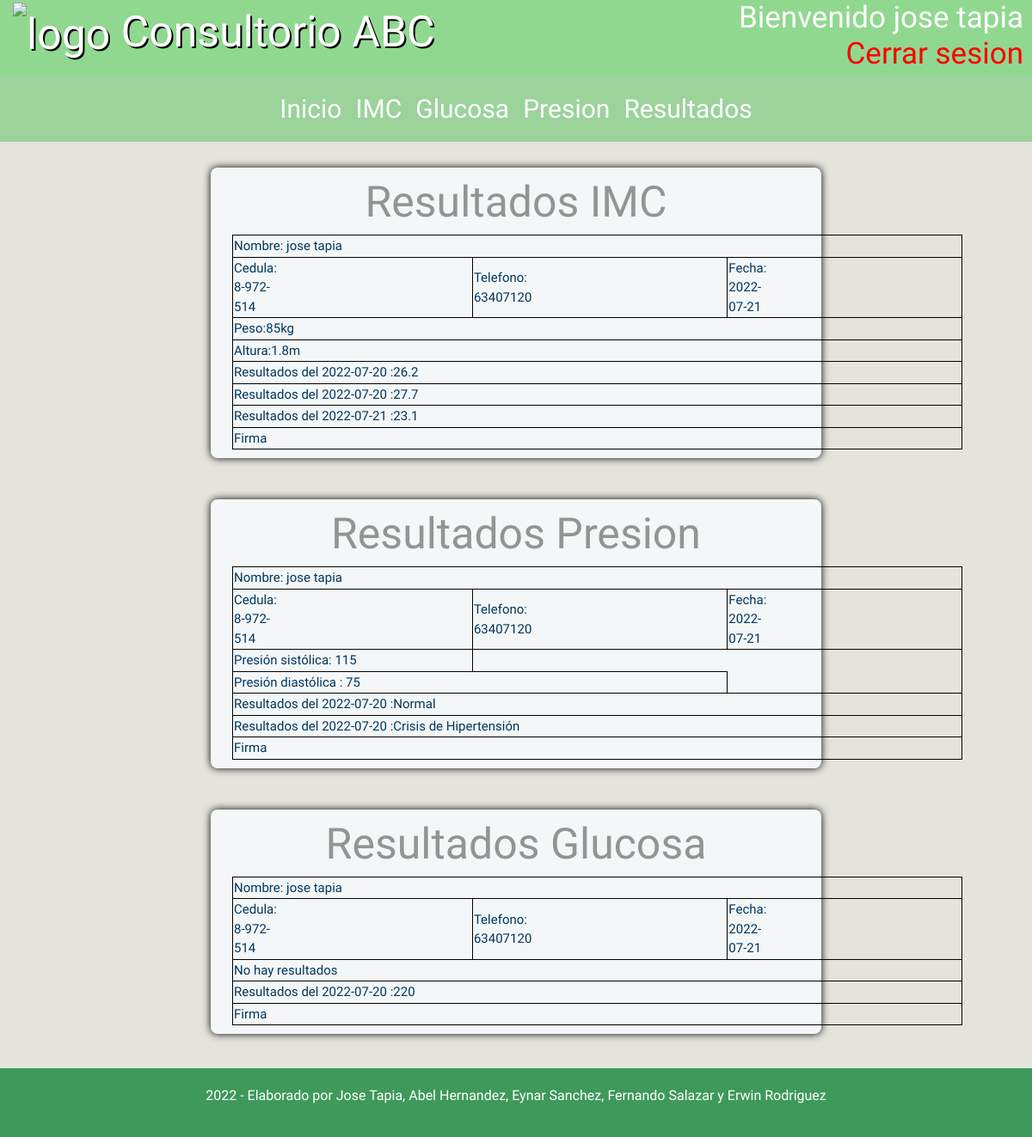
The app's page /resultados_semanal.php (signed in) with its own data.
### tables this page shows
CREATE TABLE `user` (
  `nombre` varchar(20) NOT NULL,
  `apellido` varchar(20) NOT NULL,
  `telefono` int(10) NOT NULL,
  `password` varchar(30) NOT NULL,
  `cedula` varchar(20) NOT NULL
);

CREATE TABLE `imc` (
  `peso` float NOT NULL,
  `altura` float NOT NULL,
  `cedula` varchar(20) NOT NULL,
  `imc` float NOT NULL,
  `fecha` date NOT NULL DEFAULT current_timestamp()
);

CREATE TABLE `presion` (
  `sistolica` int(5) NOT NULL,
  `diastolica` int(5) NOT NULL,
  `cedula` varchar(20) NOT NULL,
  `presion` varchar(30) NOT NULL,
  `fecha` date NOT NULL DEFAULT current_timestamp()
);

CREATE TABLE `glucosa` (
  `glucosa` float NOT NULL,
  `ayuna` varchar(15) NOT NULL,
  `cedula` varchar(20) NOT NULL,
  `fecha` date NOT NULL DEFAULT current_timestamp()
);

### plantilla/encabezado.php (the view, shortened to what this page needs)
<?php
function encabezado()
{  ?>
    <!DOCTYPE html>
    <html lang="en">
    <head>
        <link rel="stylesheet" href="https://cdn.jsdelivr.net/npm/bootstrap@4.4.1/dist/css/bootstrap.min.css">
        <link rel="stylesheet" href="css/style.css">
    </head>
    <body>
        <header class="header">
            <div class="maincontainer ">
                <div class="logotitle">
                    <div class="col-md-12 logotitle">
                        <img src="img/logo.png" alt="logo" class="logo">
                        <h1 class="title">Consultorio ABC</h1>
                        <?php
                        if (!empty($_SESSION['usuario'])) {
                            echo '<h2 class="user">Bienvenido ' . $_SESSION['usuario'] .  ' ' . $_SESSION['apellido'] . '</br><a href="logout.php">Cerrar sesion</a></h2>';
                        }
                        ?>
                    </div>
                </div>
                <nav class="navbar navcontent navbar-expand-lg ">
                    <div class="collapse justify-content-center  navbar-collapse" id="navbarNav">
                        <ul class="navbar-nav ">
                            <li class="nav-item active">
                                <a class="nav-link" href="index.php">Inicio <span class="sr-only">(current)</span></a>
                            </li>
                            <li class="nav-item">
                                <a class="nav-link" href="imc.php">IMC</a>
                            </li>
                            <li class="nav-item">
                                <a class="nav-link" href="glucosa.php">Glucosa</a>
                            </li>
                            <li class="nav-item">
                                <a class="nav-link" href="presion.php">Presion</a>
                            </li>
                            <li class="nav-item">
                                <a class="nav-link" href="resultados.php">Resultados</a>
                            </li>
                        </ul>
                </nav>
        </header>
    <?php } ?>
<?php function resultados_semanal()
{ ?>
    <?php
    require('db.php');
    $cedula = $_SESSION['cedula'];
    $user_query = "SELECT * FROM `user` WHERE cedula='$cedula'";
    $result = mysqli_query($con, $user_query) or die(mysqli_error($con));
    $row = mysqli_fetch_array($result);
    $nombre = $row['nombre'];
    $apellido = $row['apellido'];
    $telefono = $row['telefono'];
    $cedula = $row['cedula'];
    $imc_query = "SELECT * FROM `imc` WHERE cedula='$cedula'";
    $result_imc = mysqli_query($con, $imc_query) or die(mysqli_error($con));
    if ($row_imc = mysqli_fetch_array($result_imc)) {
        $peso = $row_imc['peso'];
        $altura = $row_imc['altura'];
    }
    $glucosa_query = "SELECT * FROM `glucosa` WHERE cedula='$cedula'";
    $result_glucosa = mysqli_query($con, $glucosa_query) or die(mysqli_error($con));
    if ($row_glucosa = mysqli_fetch_array($result_glucosa)) {
        $ayuno = $row_glucosa['ayuna'];
    }
    $presion_query = "SELECT * FROM `presion` WHERE cedula='$cedula'";
    $result_presion = mysqli_query($con, $presion_query) or die(mysqli_error($con));
    if ($row_presion = mysqli_fetch_array($result_presion)) {
        $sistolica = $row_presion['sistolica'];
        $diastolica = $row_presion['diastolica'];
    }
    ?>
    <div class="container form-style-4">
        <div class="row resultado">
            <div class="col-md-12 ">
                <h1 class="title">Resultados IMC</h1>
                <table>
                    <tr>
                        <td colspan="3">Nombre: <?php echo $nombre . " " . $apellido ?> </td>
                    </tr>
                    <tr>
                        <td class="info">Cedula: <br><?php echo $cedula ?></td>
                        <td class="info">Telefono: <?php echo $telefono ?> </td>
                        <td class="info">Fecha: <?php $date = date("Y-m-d");
                                                echo $date;
                                                ?>
                        </td>
                    </tr>
                    <?php
                    if ($row_imc = mysqli_fetch_array($result_imc)) {
                    ?>
                        <tr>
                            <td class="resul" colspan="3">Peso:<?php echo $peso ?>kg </td>
                        </tr>
                        <tr>
                            <td class="resul" colspan="3">Altura:<?php echo $altura ?>m </td>
                        </tr>
                    <?php } else { ?>
                        <tr>
                            <td class="resul" colspan="3">No hay resultados</td>
                        </tr>
                    <?php } ?>
                    <?php
                    $imc_query = "SELECT imc,fecha FROM `imc` WHERE cedula='$cedula' and DATE(fecha) >= CURDATE() - INTERVAL 7 DAY";
                    $result_imc = mysqli_query($con, $imc_query) or die(mysqli_error($con));
                    while ($fila = $result_imc->fetch_array(MYSQLI_ASSOC)) { ?>
                        <tr>
                            <td class="resul" colspan="3">Resultados del <?php echo $fila['fecha']  ?> :<?php echo $fila['imc'] ?> </td>
                        </tr>
                    <?php } ?>
                    <tr>
                        <td colspan="3">Firma</td>
                    </tr>
                </table>
            </div>
        </div>
        <br><br>
        <div class="row resultado">
            <div class="col-md-12 ">
                <h1 class="title">Resultados Presion</h1>
                <table>
                    <tr>
                        <td colspan="3">Nombre: <?php echo $nombre . " " . $apellido ?> </td>
                    </tr>
                    <tr>
                        <td class="info">Cedula: <?php echo $cedula ?></td>
                        <td class="info">Telefono: <?php echo $telefono ?> </td>
                        <td class="info">Fecha: <?php $date = date("Y-m-d");
                                                echo $date;
                                                ?>
                        </td>
                    </tr>
                    <?php
                    if ($row_imc = mysqli_fetch_array($result_presion)) {
                    ?>
                        <tr>
                            <td class="resul" colspan="1">Presión sistólica: <?php echo $sistolica ?> </td>
                        </tr>
                        <tr>
                            <td class="resul" colspan="2">Presión diastólica : <?php echo $diastolica ?> </td>
                        </tr>
                    <?php } else { ?>
                        <tr>
                            <td class="resul" colspan="3">No hay resultados</td>
                        </tr>
                    <?php } ?>
                    <?php
                    $presion_query = "SELECT presion,fecha FROM `presion` WHERE cedula='$cedula' and DATE(fecha) >= CURDATE() - INTERVAL 7 DAY";
                    $result_presion = mysqli_query($con, $presion_query) or die(mysqli_error($con));
                    while ($fila = $result_presion->fetch_array(MYSQLI_ASSOC)) { ?>
                        <tr>
                            <td class="resul" colspan="3">Resultados del <?php echo $fila['fecha']  ?> :<?php echo $fila['presion'] ?> </td>
                        </tr>
                    <?php } ?>
                    <tr>
                        <td colspan="3">Firma</td>
                    </tr>
                </table>
            </div>
        </div>
        <br><br>
        <div class="row resultado">
            <div class="col-md-12 ">
                <h1 class="title">Resultados Glucosa</h1>
                <table>
                    <tr>
                        <td colspan="3">Nombre: <?php echo $nombre . " " . $apellido ?> </td>
                    </tr>
                    <tr>
                        <td class="info">Cedula: <?php echo $cedula ?></td>
                        <td class="info">Telefono: <?php echo $telefono ?> </td>
                        <td class="info">Fecha: <?php $date = date("Y-m-d");
                                                echo $date;
                                                ?>
                        </td>
                    </tr>
                    <?php
                    if ($row_imc = mysqli_fetch_array($result_glucosa)) {
                    ?>
                        <tr>
                            <td class="resul" colspan="3">Ayuno: <?php echo $ayuno ?></td>
                        </tr>
                    <?php } else { ?>
                        <tr>
                            <td class="resul" colspan="3">No hay resultados</td>
                        </tr>
                    <?php } ?>
                    <?php
                    $glucosa_query = "SELECT glucosa,fecha FROM `glucosa` WHERE cedula='$cedula' and DATE(fecha) >= CURDATE() - INTERVAL 7 DAY";
                    $result_glucosa = mysqli_query($con, $glucosa_query) or die(mysqli_error($con));
                    while ($fila = $result_glucosa->fetch_array(MYSQLI_ASSOC)) { ?>
                        <tr>
                            <td class="resul" colspan="3">Resultados del <?php echo $fila['fecha']  ?> :<?php echo $fila['glucosa'] ?> </td>
                        </tr>
                    <?php } ?>
                    <tr>
                        <td colspan="3">Firma</td>
                    </tr>
                </table>
            </div>
        </div>
    </div>
<?php } ?>
<?php function pie()
{ ?>
    <footer>
        <div class="container">
            <div class="row">
                <div class="col-md-12">
                    <p> 2022 - Elaborado por Jose Tapia, Abel Hernandez, Eynar Sanchez, Fernando Salazar y Erwin Rodriguez</a></p>
                </div>
            </div>
        </div>
    </footer>
    </body>
    </html>
<?php } ?>

### css/style.css (style rules this page uses)
body { background-color: #E4E4DC; background-repeat: no-repeat; background-position: center; width: 100%; height: 100%; background-size: cover; font-family: 'Beau Rivage', cursive; }
.logotitle { font-size: 50px; color: #fff; text-shadow: 2px 2px #000; background-color: #90D890; margin-bottom: 10px; width: 100%; position: relative; right: 0; display: block; }
.user { font-size: 35px; color: #fff; text-align: right; font-weight: 300; text-shadow: none; position: absolute; top: 0; right: 10px; }
.logotitle img { width: 5%; }
.logotitle div h1 { position: relative; top: 0; left: 0; display: inline; color: white; margin: 0; padding: 0; }
table, th, td { border:1px solid black; width: 100%; font-size: larger; font-size: 15px; }
.info { padding-right: 227px; }
.resul { width: 100%; }
.resultado { padding: 10px; color: #00365c; box-shadow: #000 0px 0px 10px; border-radius: 8px; background: #f4f7f8; }
.navbar { background-color: #3e995b; border-color: #2c3e50; text-align: center; }
.navcontent { overflow: hidden; font-size: 30px; top: 0; text-align: center; left: 50; right: 50; width: 100%; background-color: #9BD39B; }
.navcontent div ul li a { text-align: center; color: white; }
a { color:red; width: 75%; height: 50%; }
header { background-color: #90D890; }
.title { font-size: 50px; color: #949494; text-align: center; font-weight: 300; }
.form-style-4 { width: 60%; padding: 10px 20px; margin: 10px auto; padding: 20px; border-radius: 8px; }
footer { background-color: #3e995b; color: white; text-align: center; padding: 20px; margin-top: 20px; bottom: 0; }

### records on screen
user: nombre "jose", apellido "tapia", cedula "8-972-514", telefono "63407120"
imc: peso "85", altura "1.8", fecha "2022-07-20", imc "26.2"
imc: fecha "2022-07-20", imc "27.7"
imc: fecha "2022-07-21", imc "23.1"
presion: sistolica "115", diastolica "75", fecha "2022-07-20", presion "Normal"
presion: fecha "2022-07-20", presion "Crisis de Hipertensión"
glucosa: fecha "2022-07-20", glucosa "220"

### other values on screen
$_SESSION['usuario'] "jose"
$_SESSION['apellido'] "tapia"
